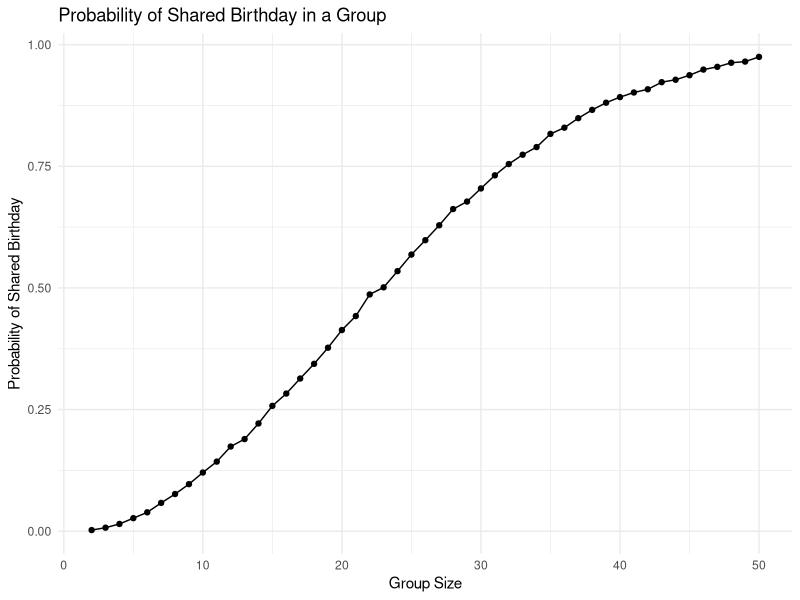
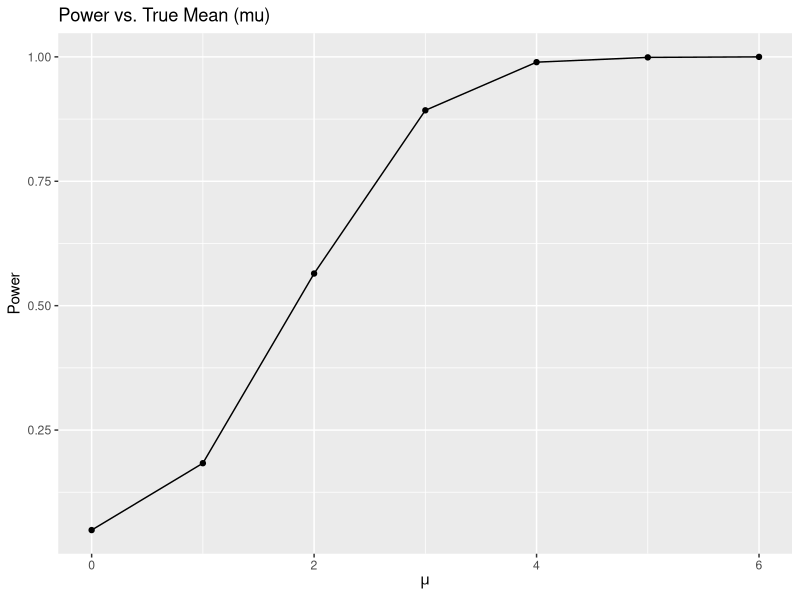
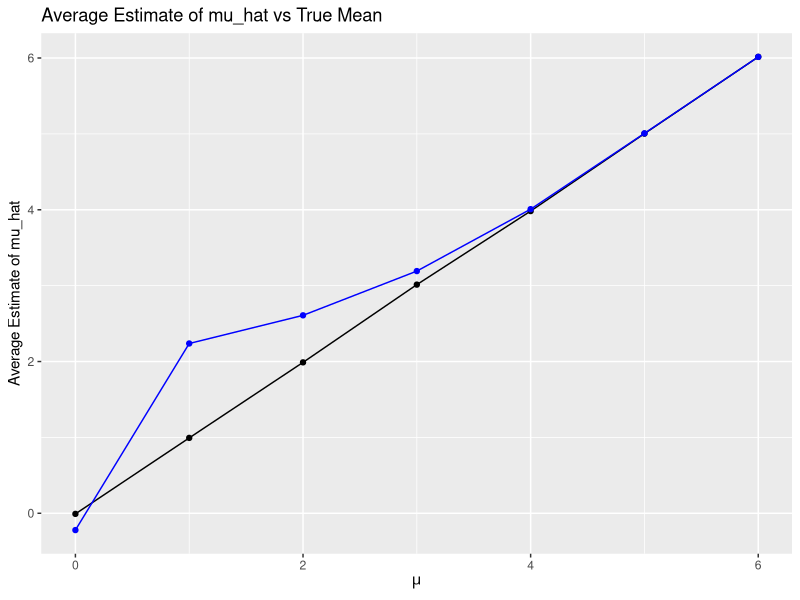

Generate these figures, in order, with R:
## ---- chunk 1
library(ggplot2)
library(broom)
library(dplyr)
library(purrr)
library(tidyr)
## ---- chunk 2
birthday = function(n) {
  birthdays = sample(1:365, n, replace = TRUE) 
  duplication = any(duplicated(birthdays))  
  return(duplication)
}

## ---- chunk 3
set.seed(42)  
n_simulation = 10000  
size = 2:50  
result = numeric(length(size))

for (i in seq_along(size)) {
  n = size[i]
  duplicate = replicate(n_simulation, birthday(n))  
  result[i] = mean(duplicate)  
}

data = data.frame(group_size = size, probability = result)
## ---- chunk 4
ggplot(data, aes(x = group_size, y = probability)) +
  geom_line() +
  geom_point() +
  labs(title = "Probability of Shared Birthday in a Group",
       x = "Group Size",
       y = "Probability of Shared Birthday") +
  theme_minimal()
## ---- chunk 5
n = 30  
sigma = 5 
alpha = 0.05 
num = 5000 
mu_value = c(0, 1, 2, 3, 4, 5, 6)

power = numeric(length(mu_value))
avg_estimates = numeric(length(mu_value))
avg_estimates_rejected = numeric(length(mu_value))

for (j in seq_along(mu_value)) {
  mu = mu_value[j]
  p_value = numeric(num)
  mu_hat = numeric(num)
  
  for (i in 1:num) {
    x = rnorm(n, mean = mu, sd = sigma)  
    t_test = t.test(x, mu = 0)  
    p_value[i] = t_test$p.value
    mu_hat[i] = t_test$estimate
  }
  
  power[j] = mean(p_value < alpha)
  avg_estimates[j] = mean(mu_hat)
  avg_estimates_rejected[j] = ifelse(sum(p_value < alpha) > 0, mean(mu_hat[p_value < alpha]), NA)
}

## ---- chunk 6
data.frame(mu = mu_value, power = power) |>
  ggplot(aes(x = mu, y = power)) +
  geom_line() +
  geom_point() +
  labs(title = "Power vs. True Mean (mu)", x = expression(mu), y = "Power")
## ---- chunk 7
data.frame(mu = mu_value, avg_estimate = avg_estimates, avg_estimate_rejected = avg_estimates_rejected) |>
  ggplot(aes(x = mu)) +
  geom_line(aes(y = avg_estimate), color = "black") +
  geom_point(aes(y = avg_estimate), color = "black") +
  geom_line(aes(y = avg_estimate_rejected), color = "blue", na.rm = TRUE) +
  geom_point(aes(y = avg_estimate_rejected), color = "blue", na.rm = TRUE) +
  labs(title = "Average Estimate of mu_hat vs True Mean", x = expression(mu), y = "Average Estimate of mu_hat")
